Frame 1 (no input): blank canvas, image omitted
Frame 60 (the mouse pressed at the canvas centre just before this capture): blank canvas, image omitted
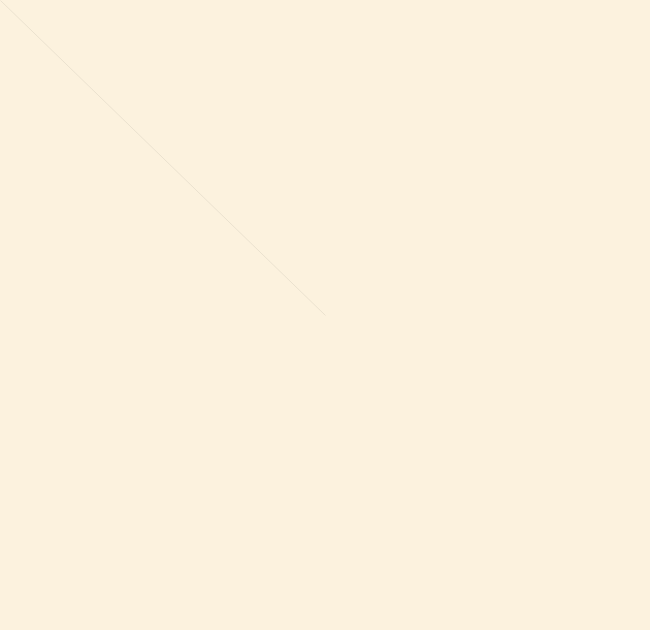
Frame 120 (the mouse held since frame 60 and released just before this capture)

The Processing sketch whose frames 1 and 60 were blank and that drew this single picture after the mouse press (run headless with seeded random() and noise(); from frame 60 on, the mouse is pressed at the canvas centre):

// Processing sketch: processing_81114
// ── processing_81114.pde

void setup() {
     size(650, 630);
     smooth();
     stroke(0, 102);
     background(252, 242, 222);
}
   void draw() {
     if (mousePressed) {
     float weight 
     = 0.05*dist(mouseX, mouseY, pmouseX, pmouseY);
     strokeWeight(1/weight);
     line(mouseX, mouseY, pmouseX, pmouseY);
     }
}
  void mouseClicked() {
       fill(250, 131, 191);
       ellipse(mouseX, mouseY, 10, 10);
     }
